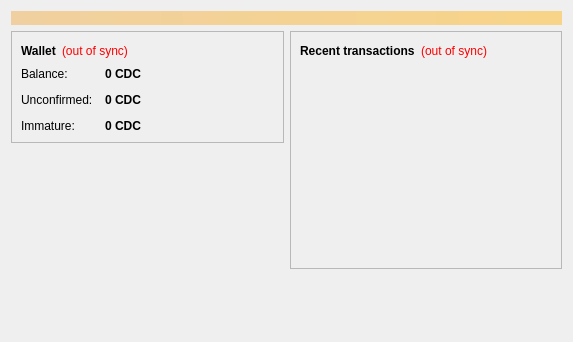
<?xml version="1.0" encoding="UTF-8"?>
<ui version="4.0">
 <class>OverviewPage</class>
 <widget class="QWidget" name="OverviewPage">
  <property name="geometry">
   <rect>
    <x>0</x>
    <y>0</y>
    <width>573</width>
    <height>342</height>
   </rect>
  </property>
  <property name="windowTitle">
   <string>Form</string>
  </property>
  <layout class="QVBoxLayout" name="topLayout">
   <item>
    <widget class="QLabel" name="labelAlerts">
     <property name="visible">
      <bool>false</bool>
     </property>
     <property name="styleSheet">
      <string notr="true">background-color: qlineargradient(x1: 0, y1: 0, x2: 1, y2: 0, stop:0 #F0D0A0, stop:1 #F8D488); color:#000000;</string>
     </property>
     <property name="wordWrap">
      <bool>true</bool>
     </property>
     <property name="margin">
      <number>3</number>
     </property>
    </widget>
   </item>
   <item>
    <layout class="QHBoxLayout" name="horizontalLayout" stretch="1,1">
     <item>
      <layout class="QVBoxLayout" name="verticalLayout_2">
       <item>
        <widget class="QFrame" name="frame">
         <property name="frameShape">
          <enum>QFrame::StyledPanel</enum>
         </property>
         <property name="frameShadow">
          <enum>QFrame::Raised</enum>
         </property>
         <layout class="QVBoxLayout" name="verticalLayout_4">
          <item>
           <layout class="QHBoxLayout" name="horizontalLayout_4">
            <item>
             <widget class="QLabel" name="label_5">
              <property name="font">
               <font>
                <weight>75</weight>
                <bold>true</bold>
               </font>
              </property>
              <property name="text">
               <string>Wallet</string>
              </property>
             </widget>
            </item>
            <item>
             <widget class="QLabel" name="labelWalletStatus">
              <property name="toolTip">
               <string>The displayed information may be out of date. Your wallet automatically synchronizes with the Bitcoin network after a connection is established, but this process has not completed yet.</string>
              </property>
              <property name="styleSheet">
               <string notr="true">QLabel { color: red; }</string>
              </property>
              <property name="text">
               <string notr="true">(out of sync)</string>
              </property>
              <property name="alignment">
               <set>Qt::AlignLeading|Qt::AlignLeft|Qt::AlignVCenter</set>
              </property>
             </widget>
            </item>
            <item>
             <spacer name="horizontalSpacer_2">
              <property name="orientation">
               <enum>Qt::Horizontal</enum>
              </property>
              <property name="sizeHint" stdset="0">
               <size>
                <width>40</width>
                <height>20</height>
               </size>
              </property>
             </spacer>
            </item>
           </layout>
          </item>
          <item>
           <layout class="QFormLayout" name="formLayout_2">
            <property name="fieldGrowthPolicy">
             <enum>QFormLayout::AllNonFixedFieldsGrow</enum>
            </property>
            <property name="horizontalSpacing">
             <number>12</number>
            </property>
            <property name="verticalSpacing">
             <number>12</number>
            </property>
            <item row="0" column="0">
             <widget class="QLabel" name="label">
              <property name="text">
               <string>Balance:</string>
              </property>
             </widget>
            </item>
            <item row="0" column="1">
             <widget class="QLabel" name="labelBalance">
              <property name="font">
               <font>
                <weight>75</weight>
                <bold>true</bold>
               </font>
              </property>
              <property name="cursor">
               <cursorShape>IBeamCursor</cursorShape>
              </property>
              <property name="toolTip">
               <string>Your current balance</string>
              </property>
              <property name="text">
               <string notr="true">0 CDC</string>
              </property>
              <property name="textInteractionFlags">
               <set>Qt::LinksAccessibleByMouse|Qt::TextSelectableByKeyboard|Qt::TextSelectableByMouse</set>
              </property>
             </widget>
            </item>
            <item row="1" column="0">
             <widget class="QLabel" name="label_3">
              <property name="text">
               <string>Unconfirmed:</string>
              </property>
             </widget>
            </item>
            <item row="1" column="1">
             <widget class="QLabel" name="labelUnconfirmed">
              <property name="font">
               <font>
                <weight>75</weight>
                <bold>true</bold>
               </font>
              </property>
              <property name="cursor">
               <cursorShape>IBeamCursor</cursorShape>
              </property>
              <property name="toolTip">
               <string>Total of transactions that have yet to be confirmed, and do not yet count toward the current balance</string>
              </property>
              <property name="text">
               <string notr="true">0 CDC</string>
              </property>
              <property name="textInteractionFlags">
               <set>Qt::LinksAccessibleByMouse|Qt::TextSelectableByKeyboard|Qt::TextSelectableByMouse</set>
              </property>
             </widget>
            </item>
            <item row="2" column="0">
             <widget class="QLabel" name="labelImmatureText">
              <property name="text">
               <string>Immature:</string>
              </property>
             </widget>
            </item>
            <item row="2" column="1">
             <widget class="QLabel" name="labelImmature">
              <property name="font">
               <font>
                <weight>75</weight>
                <bold>true</bold>
               </font>
              </property>
              <property name="toolTip">
               <string>Mined balance that has not yet matured</string>
              </property>
              <property name="text">
               <string notr="true">0 CDC</string>
              </property>
              <property name="textInteractionFlags">
               <set>Qt::LinksAccessibleByMouse|Qt::TextSelectableByKeyboard|Qt::TextSelectableByMouse</set>
              </property>
             </widget>
            </item>
           </layout>
          </item>
         </layout>
        </widget>
       </item>
       <item>
        <spacer name="verticalSpacer">
         <property name="orientation">
          <enum>Qt::Vertical</enum>
         </property>
         <property name="sizeHint" stdset="0">
          <size>
           <width>20</width>
           <height>40</height>
          </size>
         </property>
        </spacer>
       </item>
      </layout>
     </item>
     <item>
      <layout class="QVBoxLayout" name="verticalLayout_3">
       <item>
        <widget class="QFrame" name="frame_2">
         <property name="frameShape">
          <enum>QFrame::StyledPanel</enum>
         </property>
         <property name="frameShadow">
          <enum>QFrame::Raised</enum>
         </property>
         <layout class="QVBoxLayout" name="verticalLayout">
          <item>
           <layout class="QHBoxLayout" name="horizontalLayout_2">
            <item>
             <widget class="QLabel" name="label_4">
              <property name="text">
               <string>&lt;b&gt;Recent transactions&lt;/b&gt;</string>
              </property>
             </widget>
            </item>
            <item>
             <widget class="QLabel" name="labelTransactionsStatus">
              <property name="toolTip">
               <string>The displayed information may be out of date. Your wallet automatically synchronizes with the Bitcoin network after a connection is established, but this process has not completed yet.</string>
              </property>
              <property name="styleSheet">
               <string notr="true">QLabel { color: red; }</string>
              </property>
              <property name="text">
               <string notr="true">(out of sync)</string>
              </property>
              <property name="alignment">
               <set>Qt::AlignRight|Qt::AlignTrailing|Qt::AlignVCenter</set>
              </property>
             </widget>
            </item>
            <item>
             <spacer name="horizontalSpacer">
              <property name="orientation">
               <enum>Qt::Horizontal</enum>
              </property>
              <property name="sizeHint" stdset="0">
               <size>
                <width>40</width>
                <height>20</height>
               </size>
              </property>
             </spacer>
            </item>
           </layout>
          </item>
          <item>
           <widget class="QListView" name="listTransactions">
            <property name="styleSheet">
             <string notr="true">QListView { background: transparent; }</string>
            </property>
            <property name="frameShape">
             <enum>QFrame::NoFrame</enum>
            </property>
            <property name="verticalScrollBarPolicy">
             <enum>Qt::ScrollBarAlwaysOff</enum>
            </property>
            <property name="horizontalScrollBarPolicy">
             <enum>Qt::ScrollBarAlwaysOff</enum>
            </property>
            <property name="selectionMode">
             <enum>QAbstractItemView::NoSelection</enum>
            </property>
           </widget>
          </item>
         </layout>
        </widget>
       </item>
       <item>
        <spacer name="verticalSpacer_2">
         <property name="orientation">
          <enum>Qt::Vertical</enum>
         </property>
         <property name="sizeHint" stdset="0">
          <size>
           <width>20</width>
           <height>40</height>
          </size>
         </property>
        </spacer>
       </item>
      </layout>
     </item>
    </layout>
   </item>
  </layout>
 </widget>
 <resources/>
 <connections/>
</ui>
